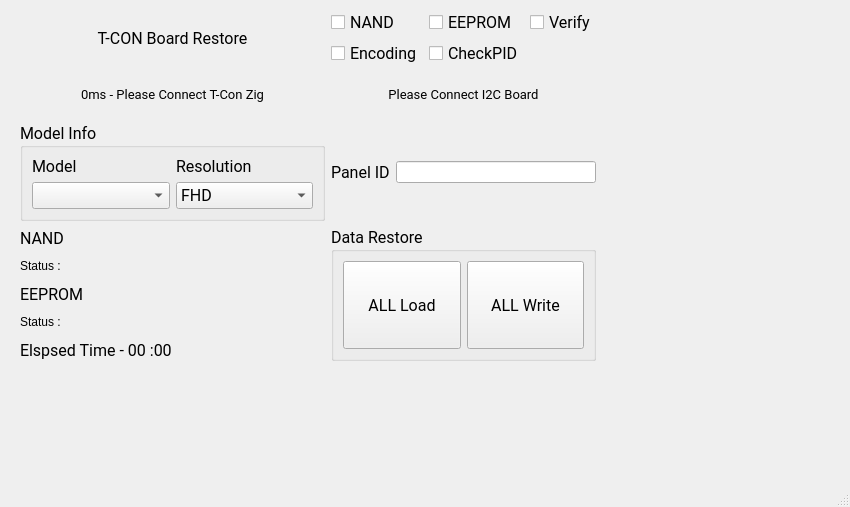
<?xml version="1.0" encoding="UTF-8"?>
<ui version="4.0">
 <class>MainWindow</class>
 <widget class="QMainWindow" name="MainWindow">
  <property name="geometry">
   <rect>
    <x>0</x>
    <y>0</y>
    <width>850</width>
    <height>507</height>
   </rect>
  </property>
  <property name="windowTitle">
   <string>T-Con Board Restore</string>
  </property>
  <property name="autoFillBackground">
   <bool>true</bool>
  </property>
  <widget class="QWidget" name="centralwidget">
   <widget class="QWidget" name="gridLayoutWidget">
    <property name="geometry">
     <rect>
      <x>20</x>
      <y>10</y>
      <width>576</width>
      <height>351</height>
     </rect>
    </property>
    <layout class="QGridLayout" name="gridLayout">
     <item row="0" column="0">
      <widget class="QLabel" name="label">
       <property name="sizePolicy">
        <sizepolicy hsizetype="Preferred" vsizetype="Preferred">
         <horstretch>2</horstretch>
         <verstretch>2</verstretch>
        </sizepolicy>
       </property>
       <property name="font">
        <font>
         <family>Roboto</family>
         <pointsize>12</pointsize>
        </font>
       </property>
       <property name="text">
        <string>T-CON Board Restore</string>
       </property>
       <property name="alignment">
        <set>Qt::AlignCenter</set>
       </property>
      </widget>
     </item>
     <item row="0" column="1">
      <layout class="QGridLayout" name="gridLayout_2">
       <item row="0" column="0">
        <widget class="QCheckBox" name="checkBox">
         <property name="font">
          <font>
           <family>Roboto</family>
           <pointsize>12</pointsize>
          </font>
         </property>
         <property name="text">
          <string>NAND</string>
         </property>
        </widget>
       </item>
       <item row="0" column="1">
        <widget class="QCheckBox" name="checkBox_2">
         <property name="font">
          <font>
           <family>Roboto</family>
           <pointsize>12</pointsize>
          </font>
         </property>
         <property name="text">
          <string>EEPROM</string>
         </property>
        </widget>
       </item>
       <item row="0" column="2">
        <widget class="QCheckBox" name="checkBox_3">
         <property name="font">
          <font>
           <family>Roboto</family>
           <pointsize>12</pointsize>
          </font>
         </property>
         <property name="text">
          <string>Verify</string>
         </property>
        </widget>
       </item>
       <item row="1" column="0">
        <widget class="QCheckBox" name="checkBox_4">
         <property name="font">
          <font>
           <family>Roboto</family>
           <pointsize>12</pointsize>
          </font>
         </property>
         <property name="text">
          <string>Encoding</string>
         </property>
        </widget>
       </item>
       <item row="1" column="1">
        <widget class="QCheckBox" name="checkBox_5">
         <property name="font">
          <font>
           <family>Roboto</family>
           <pointsize>12</pointsize>
          </font>
         </property>
         <property name="text">
          <string>CheckPID</string>
         </property>
        </widget>
       </item>
      </layout>
     </item>
     <item row="1" column="0">
      <widget class="QLabel" name="tcp_status_label">
       <property name="sizePolicy">
        <sizepolicy hsizetype="Preferred" vsizetype="Preferred">
         <horstretch>1</horstretch>
         <verstretch>1</verstretch>
        </sizepolicy>
       </property>
       <property name="font">
        <font>
         <family>Roboto</family>
         <pointsize>10</pointsize>
        </font>
       </property>
       <property name="text">
        <string>0ms - Please Connect T-Con Zig</string>
       </property>
       <property name="alignment">
        <set>Qt::AlignCenter</set>
       </property>
      </widget>
     </item>
     <item row="1" column="1">
      <widget class="QLabel" name="label_9">
       <property name="font">
        <font>
         <family>Roboto</family>
         <pointsize>10</pointsize>
        </font>
       </property>
       <property name="text">
        <string>Please Connect I2C Board</string>
       </property>
       <property name="alignment">
        <set>Qt::AlignCenter</set>
       </property>
      </widget>
     </item>
     <item row="2" column="0">
      <widget class="QGroupBox" name="groupBox">
       <property name="sizePolicy">
        <sizepolicy hsizetype="Preferred" vsizetype="Preferred">
         <horstretch>2</horstretch>
         <verstretch>2</verstretch>
        </sizepolicy>
       </property>
       <property name="font">
        <font>
         <family>Roboto</family>
         <pointsize>12</pointsize>
        </font>
       </property>
       <property name="title">
        <string>Model Info</string>
       </property>
       <layout class="QGridLayout" name="gridLayout_5">
        <item row="0" column="0">
         <layout class="QGridLayout" name="gridLayout_3">
          <item row="0" column="1">
           <widget class="QLabel" name="label_4">
            <property name="font">
             <font>
              <family>Roboto</family>
              <pointsize>12</pointsize>
             </font>
            </property>
            <property name="text">
             <string>Resolution</string>
            </property>
           </widget>
          </item>
          <item row="0" column="0">
           <widget class="QLabel" name="label_3">
            <property name="font">
             <font>
              <family>Roboto</family>
              <pointsize>12</pointsize>
             </font>
            </property>
            <property name="text">
             <string>Model</string>
            </property>
           </widget>
          </item>
          <item row="1" column="0">
           <widget class="QComboBox" name="comboBox"/>
          </item>
          <item row="1" column="1">
           <widget class="QComboBox" name="comboBox_2">
            <item>
             <property name="text">
              <string>FHD</string>
             </property>
            </item>
            <item>
             <property name="text">
              <string>FHD_RO</string>
             </property>
            </item>
            <item>
             <property name="text">
              <string>QHD_RO</string>
             </property>
            </item>
            <item>
             <property name="text">
              <string>UHD</string>
             </property>
            </item>
            <item>
             <property name="text">
              <string>UHD_RO</string>
             </property>
            </item>
            <item>
             <property name="text">
              <string>WUHD_RO</string>
             </property>
            </item>
           </widget>
          </item>
         </layout>
        </item>
       </layout>
      </widget>
     </item>
     <item row="2" column="1">
      <layout class="QHBoxLayout" name="horizontalLayout">
       <item>
        <widget class="QLabel" name="label_2">
         <property name="sizePolicy">
          <sizepolicy hsizetype="Preferred" vsizetype="Preferred">
           <horstretch>0</horstretch>
           <verstretch>0</verstretch>
          </sizepolicy>
         </property>
         <property name="font">
          <font>
           <family>Roboto</family>
           <pointsize>12</pointsize>
          </font>
         </property>
         <property name="text">
          <string>Panel ID</string>
         </property>
        </widget>
       </item>
       <item>
        <widget class="QLineEdit" name="lineEdit"/>
       </item>
      </layout>
     </item>
     <item row="3" column="0">
      <layout class="QGridLayout" name="gridLayout_4">
       <item row="0" column="0">
        <widget class="QLabel" name="label_5">
         <property name="font">
          <font>
           <family>Roboto</family>
           <pointsize>12</pointsize>
          </font>
         </property>
         <property name="text">
          <string>NAND</string>
         </property>
        </widget>
       </item>
       <item row="2" column="0">
        <widget class="QLabel" name="label_6">
         <property name="font">
          <font>
           <family>Roboto</family>
           <pointsize>12</pointsize>
          </font>
         </property>
         <property name="text">
          <string>EEPROM</string>
         </property>
        </widget>
       </item>
       <item row="4" column="0">
        <widget class="QLabel" name="label_7">
         <property name="font">
          <font>
           <family>Roboto</family>
           <pointsize>12</pointsize>
          </font>
         </property>
         <property name="text">
          <string>Elspsed Time - 00 :00</string>
         </property>
        </widget>
       </item>
       <item row="1" column="0">
        <widget class="QLabel" name="label_10">
         <property name="text">
          <string>Status :</string>
         </property>
        </widget>
       </item>
       <item row="3" column="0">
        <widget class="QLabel" name="label_11">
         <property name="text">
          <string>Status :</string>
         </property>
        </widget>
       </item>
      </layout>
     </item>
     <item row="3" column="1">
      <widget class="QGroupBox" name="groupBox_2">
       <property name="sizePolicy">
        <sizepolicy hsizetype="Preferred" vsizetype="Preferred">
         <horstretch>0</horstretch>
         <verstretch>3</verstretch>
        </sizepolicy>
       </property>
       <property name="font">
        <font>
         <family>Roboto</family>
         <pointsize>12</pointsize>
        </font>
       </property>
       <property name="title">
        <string>Data Restore</string>
       </property>
       <layout class="QGridLayout" name="gridLayout_6">
        <item row="0" column="0">
         <layout class="QHBoxLayout" name="horizontalLayout_2">
          <item>
           <widget class="QPushButton" name="all_load">
            <property name="sizePolicy">
             <sizepolicy hsizetype="Preferred" vsizetype="Preferred">
              <horstretch>0</horstretch>
              <verstretch>0</verstretch>
             </sizepolicy>
            </property>
            <property name="font">
             <font>
              <family>Roboto</family>
              <pointsize>12</pointsize>
             </font>
            </property>
            <property name="text">
             <string>ALL Load</string>
            </property>
           </widget>
          </item>
          <item>
           <widget class="QPushButton" name="all_write">
            <property name="sizePolicy">
             <sizepolicy hsizetype="Preferred" vsizetype="Preferred">
              <horstretch>0</horstretch>
              <verstretch>0</verstretch>
             </sizepolicy>
            </property>
            <property name="font">
             <font>
              <family>Roboto</family>
              <pointsize>12</pointsize>
             </font>
            </property>
            <property name="text">
             <string>ALL Write</string>
            </property>
           </widget>
          </item>
         </layout>
        </item>
       </layout>
      </widget>
     </item>
    </layout>
   </widget>
  </widget>
  <widget class="QMenuBar" name="menubar">
   <property name="geometry">
    <rect>
     <x>0</x>
     <y>0</y>
     <width>850</width>
     <height>26</height>
    </rect>
   </property>
  </widget>
  <widget class="QStatusBar" name="statusbar"/>
 </widget>
 <resources/>
 <connections/>
</ui>
